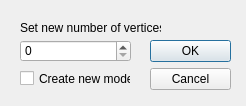
<?xml version="1.0" encoding="UTF-8"?>
<ui version="4.0">
 <class>pmDialog</class>
 <widget class="QDialog" name="pmDialog">
  <property name="windowModality">
   <enum>Qt::ApplicationModal</enum>
  </property>
  <property name="geometry">
   <rect>
    <x>0</x>
    <y>0</y>
    <width>246</width>
    <height>106</height>
   </rect>
  </property>
  <property name="windowTitle">
   <string>Progressive Mesh</string>
  </property>
  <widget class="QDialogButtonBox" name="buttonBox">
   <property name="geometry">
    <rect>
     <x>150</x>
     <y>40</y>
     <width>81</width>
     <height>241</height>
    </rect>
   </property>
   <property name="orientation">
    <enum>Qt::Vertical</enum>
   </property>
   <property name="standardButtons">
    <set>QDialogButtonBox::Cancel|QDialogButtonBox::Ok</set>
   </property>
  </widget>
  <widget class="QSpinBox" name="spinBox">
   <property name="geometry">
    <rect>
     <x>20</x>
     <y>40</y>
     <width>111</width>
     <height>22</height>
    </rect>
   </property>
   <property name="wrapping">
    <bool>false</bool>
   </property>
   <property name="prefix">
    <string/>
   </property>
   <property name="maximum">
    <number>999999999</number>
   </property>
  </widget>
  <widget class="QCheckBox" name="checkBox">
   <property name="geometry">
    <rect>
     <x>20</x>
     <y>70</y>
     <width>111</width>
     <height>17</height>
    </rect>
   </property>
   <property name="text">
    <string>Create new model</string>
   </property>
  </widget>
  <widget class="QLabel" name="label">
   <property name="geometry">
    <rect>
     <x>20</x>
     <y>20</y>
     <width>141</width>
     <height>16</height>
    </rect>
   </property>
   <property name="text">
    <string>Set new number of vertices</string>
   </property>
  </widget>
 </widget>
 <resources/>
 <connections>
  <connection>
   <sender>buttonBox</sender>
   <signal>accepted()</signal>
   <receiver>pmDialog</receiver>
   <slot>accept()</slot>
   <hints>
    <hint type="sourcelabel">
     <x>248</x>
     <y>254</y>
    </hint>
    <hint type="destinationlabel">
     <x>157</x>
     <y>274</y>
    </hint>
   </hints>
  </connection>
  <connection>
   <sender>buttonBox</sender>
   <signal>rejected()</signal>
   <receiver>pmDialog</receiver>
   <slot>reject()</slot>
   <hints>
    <hint type="sourcelabel">
     <x>316</x>
     <y>260</y>
    </hint>
    <hint type="destinationlabel">
     <x>286</x>
     <y>274</y>
    </hint>
   </hints>
  </connection>
 </connections>
</ui>
